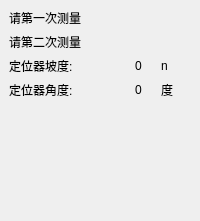
        <widget class="QWidget" name="pageDWPD">
         <property name="toolTip">
          <string>定位器坡度测量</string>
         </property>
         <layout class="QVBoxLayout" name="verticalLayout_29">
          <property name="leftMargin">
           <number>0</number>
          </property>
          <property name="topMargin">
           <number>0</number>
          </property>
          <property name="rightMargin">
           <number>0</number>
          </property>
          <property name="bottomMargin">
           <number>0</number>
          </property>
          <item>
           <widget class="QWidget" name="widget_11" native="true">
            <layout class="QVBoxLayout" name="verticalLayout_27">
             <item>
              <widget class="QLabel" name="widget_DWPD_1">
               <property name="text">
                <string>请第一次测量</string>
               </property>
              </widget>
             </item>
             <item>
              <widget class="QLabel" name="widget_DWPD_2">
               <property name="text">
                <string>请第二次测量</string>
               </property>
              </widget>
             </item>
             <item>
              <widget class="QWidget" name="widget_DWPD_3" native="true">
               <layout class="QVBoxLayout" name="verticalLayout_28">
                <property name="leftMargin">
                 <number>0</number>
                </property>
                <property name="topMargin">
                 <number>0</number>
                </property>
                <property name="rightMargin">
                 <number>0</number>
                </property>
                <property name="bottomMargin">
                 <number>6</number>
                </property>
                <item>
                 <layout class="QHBoxLayout" name="horizontalLayout_46">
                  <item>
                   <widget class="QLabel" name="label_95">
                    <property name="minimumSize">
                     <size>
                      <width>120</width>
                      <height>0</height>
                     </size>
                    </property>
                    <property name="maximumSize">
                     <size>
                      <width>100</width>
                      <height>16777215</height>
                     </size>
                    </property>
                    <property name="text">
                     <string>定位器坡度:</string>
                    </property>
                   </widget>
                  </item>
                  <item>
                   <widget class="QLabel" name="lbl_DWPD_PD">
                    <property name="text">
                     <string>0</string>
                    </property>
                   </widget>
                  </item>
                  <item>
                   <widget class="QLabel" name="label_96">
                    <property name="minimumSize">
                     <size>
                      <width>30</width>
                      <height>0</height>
                     </size>
                    </property>
                    <property name="maximumSize">
                     <size>
                      <width>20</width>
                      <height>16777215</height>
                     </size>
                    </property>
                    <property name="text">
                     <string>n</string>
                    </property>
                   </widget>
                  </item>
                 </layout>
                </item>
                <item>
                 <layout class="QHBoxLayout" name="horizontalLayout_47">
                  <item>
                   <widget class="QLabel" name="label_97">
                    <property name="minimumSize">
                     <size>
                      <width>120</width>
                      <height>0</height>
                     </size>
                    </property>
                    <property name="maximumSize">
                     <size>
                      <width>100</width>
                      <height>16777215</height>
                     </size>
                    </property>
                    <property name="text">
                     <string>定位器角度:</string>
                    </property>
                   </widget>
                  </item>
                  <item>
                   <widget class="QLabel" name="lbl_DWPD_JD">
                    <property name="text">
                     <string>0</string>
                    </property>
                   </widget>
                  </item>
                  <item>
                   <widget class="QLabel" name="label_98">
                    <property name="minimumSize">
                     <size>
                      <width>30</width>
                      <height>0</height>
                     </size>
                    </property>
                    <property name="maximumSize">
                     <size>
                      <width>20</width>
                      <height>16777215</height>
                     </size>
                    </property>
                    <property name="text">
                     <string>度</string>
                    </property>
                   </widget>
                  </item>
                 </layout>
                </item>
               </layout>
              </widget>
             </item>
             <item>
              <spacer name="verticalSpacer_10">
               <property name="orientation">
                <enum>Qt::Vertical</enum>
               </property>
               <property name="sizeHint" stdset="0">
                <size>
                 <width>20</width>
                 <height>107</height>
                </size>
               </property>
              </spacer>
             </item>
            </layout>
           </widget>
          </item>
         </layout>
        </widget>
